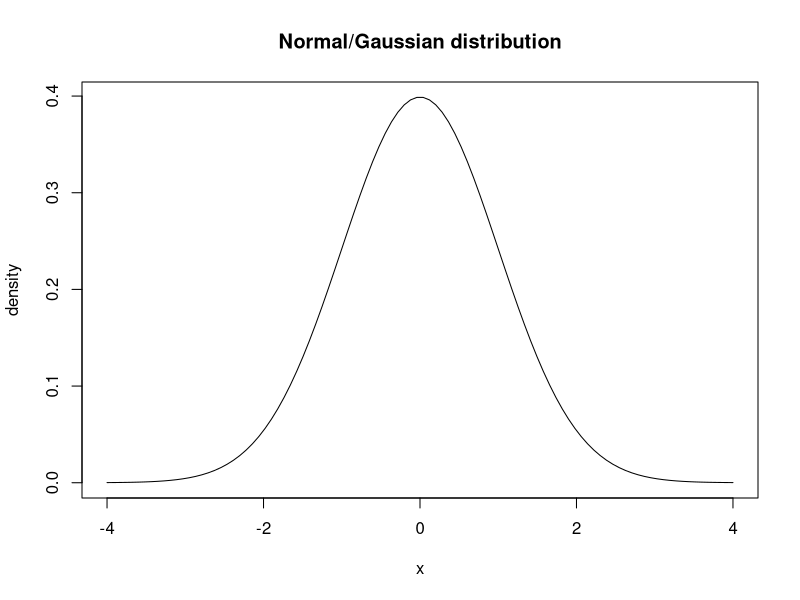
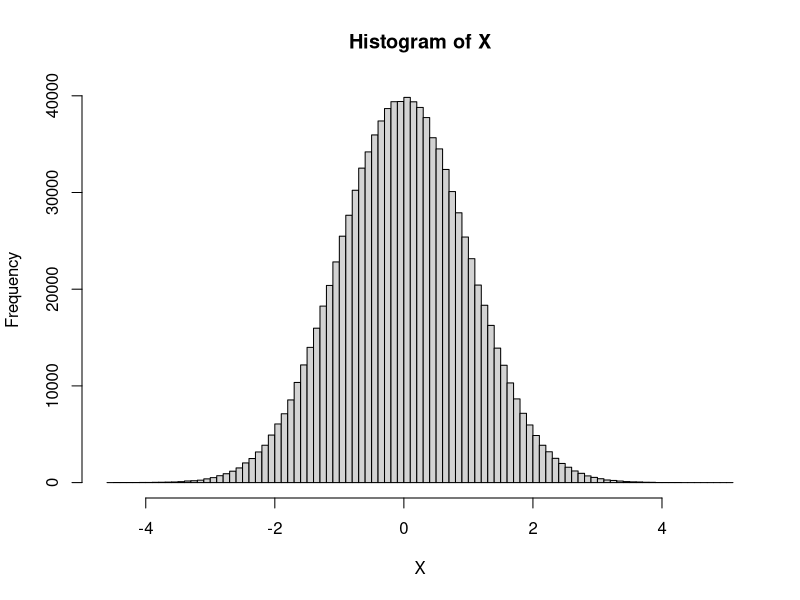
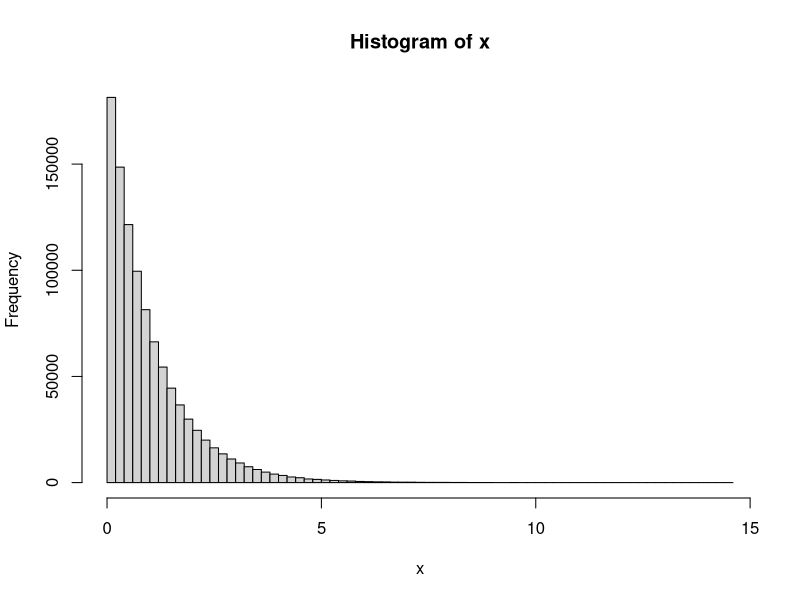

Here is the R script that generated these plots, in order:
## ---- chunk 1
library(purrr)
rbernoulli(1, p=.5) # the 1 indicates that we are only sampling 1 bernoulli random variable. 
rbernoulli(1, p=.5)
rbernoulli(1, p=.5)
rbernoulli(1, p=.5)
## ---- chunk 2
p_vaccine = .001
p_placebo = .01
rbinom(1, size = 20100, p = p_vaccine) # the 1 indicates that we are only sampling 1 binomial random variable. 

# if we repeat the experiment, we get different results:
rbinom(1, 20100, p_vaccine); rbinom(1, 20100, p_vaccine); rbinom(1, 20100, p_vaccine); rbinom(1, 20100, p_vaccine)

rbinom(1, 20000, p_placebo); rbinom(1, 20000, p_placebo); rbinom(1, 20000, p_placebo); rbinom(1, 20000, p_placebo)

## ---- chunk 3
p = .0001
rgeom(1,p); rgeom(1,p); rgeom(1,p); rgeom(1,p)
## ---- chunk 4
rpois(1,5); rpois(1,5); rpois(1,5); rpois(1,5)
## ---- chunk 5
rbernoulli(11, p=.5)
rbinom(11, 20100, p_vaccine)
rbinom(11, 20000, p_placebo)
rgeom(11,p)
rpois(11,5)
## ---- chunk 6
xseq = seq(-4,4,len=100) 
plot(xseq,  dnorm(xseq), type="l", xlab = "x", ylab = "density", main = "Normal/Gaussian distribution")
## ---- chunk 7
rnorm(1)
## ---- chunk 8
rnorm(10)
## ---- chunk 9
X = rnorm(10^6)
hist(X, breaks = 100)
## ---- chunk 10
rexp(10)
## ---- chunk 11
x = rexp(10^6)
hist(x, breaks = 100)
